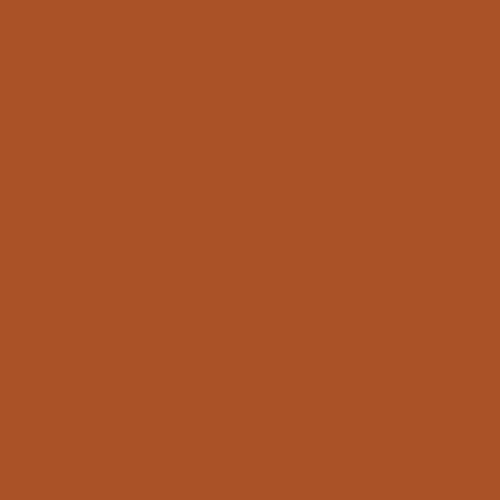
Frame 1 (no input)
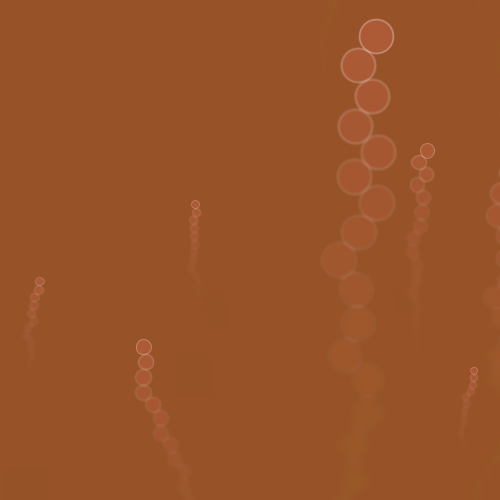
Frame 60 (the mouse pressed at the canvas centre just before this capture)
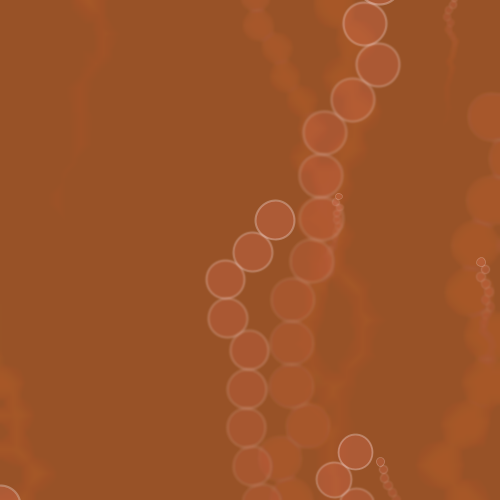
Frame 120 (the mouse held since frame 60 and released just before this capture)

The Processing sketch that drew these frames (run headless with seeded random() and noise(); from frame 60 on, the mouse is pressed at the canvas centre):

// Processing sketch: champagne
// ── champagne.pde
/*
Champagne
 
 Jacob Joaquin
 jacobjoaquin@gmail.com
 twitter @jacobjoaquin
 */

ArrayList bubbles;
int nBubbles = 7;
float QUARTER_PI = PI * 0.25;
color bg1 = color(171, 82, 39, 16);
color bg2 = color(141, 81, 24, 16);
float interp = 0.0;

void setup() {
  size(500, 500);
  frameRate(15);
  smooth();
  background(bg1);
  bubbles = new ArrayList();

  for (int i = 0; i < nBubbles; i++) {
    Bubble d = new Bubble();
    bubbles.add(d);
  }
}

void draw() {
  // Blur
  filter(BLUR, 0.7);

  // Fade screen
  noStroke();
  //fill(171, 82, 39, 16);
  fill(lerpColor(bg1, bg2, sin(interp * TWO_PI) * 0.5 + 0.5));
  rect(0, 0, width, height);

  for (int i = 0; i < nBubbles; i++) {
    Bubble d = (Bubble) bubbles.get(i);
    d.update();
  }

  interp += 0.005;

  if (interp >= 1.0) {
    interp -= 1.0;
  }
}

class Bubble {
  float posX;
  float posY;
  float s;     // Size
  float sw;    // Stroke weight


  Bubble() {
    init();
  }

  void init() {
    s = random(5, 50);
    sw = (s - 5) / 45 * 2 + 0.5;
    posY = height + s;
    posX = random(-s, width + s);
  }

  void update() {
    pushStyle();
    noFill();
    fill(237, 120, 100, 64);
    stroke(255, 240, 240, 80);
    strokeWeight(sw);

    ellipse(posX, posY, s, s);

    float angle = PI + random(-QUARTER_PI, QUARTER_PI);
    posX += sin(angle) * s;
    posY += cos(angle) * s;

    if (posY <= -s) {
      init();
    }

    popStyle();
  }
}
